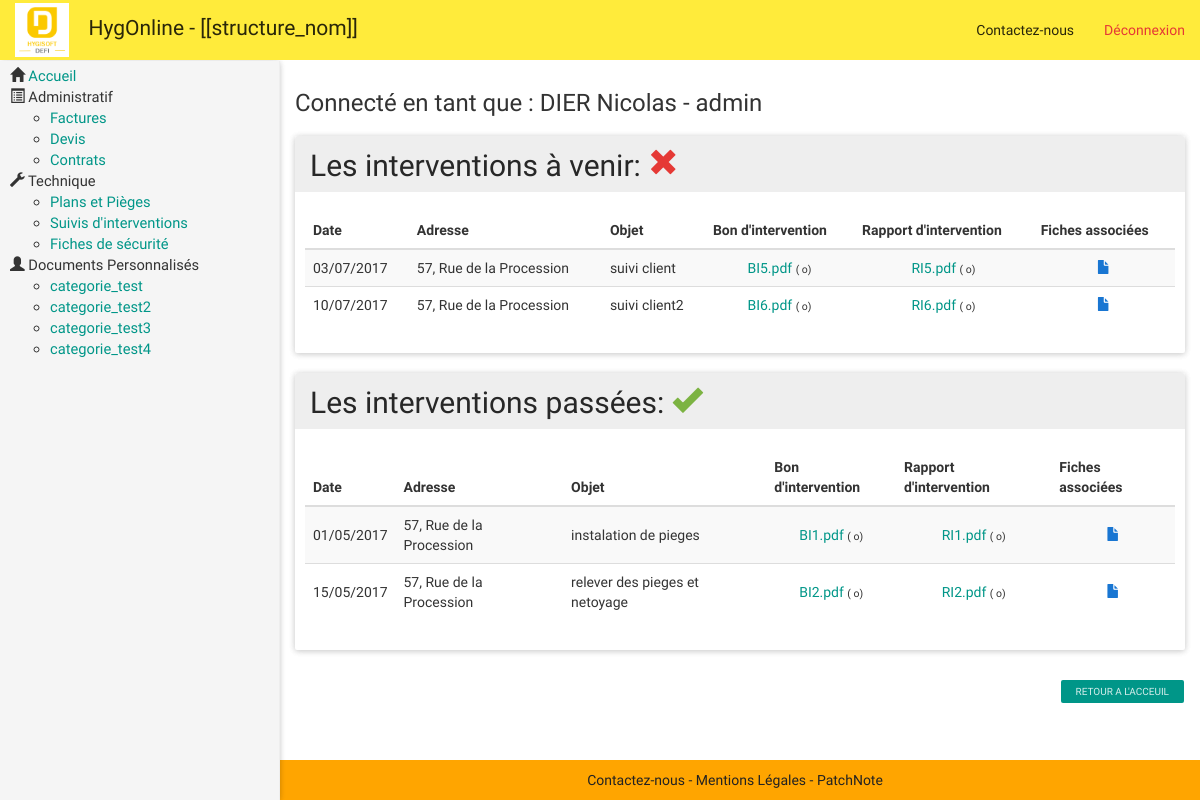
Screenshot of /hygonline_v2/public/index.php?page=fichier&categ=interv (signed in) with the database file from the repository.
### tables this page shows
CREATE TABLE `categories_perso` (
  `id_categ` int(11) NOT NULL,
  `libelle` varchar(100) NOT NULL,
  `html_header` text NOT NULL,
  `html_footer` text NOT NULL
);

CREATE TABLE `interventions` (
  `id_intervention` int(11) NOT NULL,
  `id_contrat` int(11) NOT NULL,
  `objet_interv` varchar(75) NOT NULL,
  `date_interv` date NOT NULL,
  `adresse_interv` varchar(100) NOT NULL,
  `applicateur_interv` varchar(100) NOT NULL,
  `date_bi` date NOT NULL,
  `nom_bi` varchar(100) NOT NULL,
  `lien_bi` varchar(100) NOT NULL,
  `date_ri` date NOT NULL,
  `nom_ri` varchar(100) NOT NULL,
  `lien_ri` varchar(100) NOT NULL,
  `est_effectuee` tinyint(1) NOT NULL
);

### hygonline_v2/src/requete_sql.php (called while the page is built, shortened)
<?php
	function get_db(){
		if(APPLICATION_ENV == 'production') {
			$db = new PDO('mysql:host=localhost;dbname=hyg_dev2', 'hyg_dev', 'XRcD3]+b438q_Dc');
		} else {
			$db = new PDO('mysql:host=localhost;dbname=hyg_dev2', 'root', '');
		}
		return $db;
}
function get_Categories_Perso(){
	$db = get_db();
	$sql = "SELECT * FROM categories_perso";
	$stmt = $db->prepare($sql);
	$stmt->execute();
	$data = $stmt->fetchAll(PDO::FETCH_ASSOC);
	return $data;
}
function get_interv($client_id, $effectuee = NULL, $limit=NULL){
	$db = get_db();
	$sql = "SELECT interventions.*, CURRENT_DATE, clients.nom AS nom_client,
			DATE_FORMAT(`date_interv`, '%d/%m/%Y') AS `disp_date`,
			DATE_FORMAT(CURRENT_DATE, '%d/%m/%Y') AS `curr_disp_date`,
			DATEDIFF(date_interv, CURRENT_DATE) AS days_left
			FROM interventions, contrats, clients
			WHERE interventions.id_contrat = contrats.id_contrat
			AND contrats.id_client = clients.id_client
			AND clients.id_client = :client_id";
			if (isset($effectuee)) {
				$sql = $sql . " AND interventions.est_effectuee = :effectuee";
			}
	$stmt = $db->prepare($sql);
	if (isset($effectuee)) {
		$stmt->bindValue('effectuee', $effectuee, PDO::PARAM_INT);
	}
	$stmt->bindValue('client_id', $client_id, PDO::PARAM_INT);
	$stmt->execute();
	$data = $stmt->fetchAll(PDO::FETCH_ASSOC);
	return $data;
}
function taille_fichier($file){
	$filepath = APPLICATION_PATH . "/../docs/" . $file;
	$taille = filesize($filepath);
	if ($taille >= 1048576){
		$taille = round($taille / 1048576 * 100) / 100 . " Mo";
	}
	elseif ($taille >= 1024){
		$taille = round($taille / 1024 * 100) / 100 . " Ko";
	}
	else{
		$taille = $taille . " o";
	}
	return $taille;
}
?>

### hygonline_v2/src/doc_type/suivis_intervention.php (the view, shortened to what this page needs)
<div class="panel panel-default">
	<h2 class="panel-heading">Les interventions à venir: <i class="glyphicon glyphicon-remove danger"></i> </h2>
	<div style="padding: 10px;" class="panel-body">
		<table class="table table-striped table-hover">
			<thead>
				<tr>
					<th>Date</th>
					<th>Adresse</th>
					<th>Objet</th>
					<th>Bon d'intervention</th>
					<th>Rapport d'intervention</th>
					<th>Fiches associées</th>
				</tr>
			</thead>
			<tbody>
				<?php $data = get_interv($_SESSION['user']['id_client'], 0, null); ?>
				<?php foreach ($data as $indice => $value) :?>
					<tr>
						<?php if($value['curr_disp_date'] == $value['disp_date']) :?>
							<td class="Tleft"><?php echo "aujourd'huis"; ?></td>
						<?php else :?>
							<td class="Tleft"><?php echo $value['disp_date']; ?></td>
						<?php endif; ?>
						<td class="Tleft"> <?php echo $value['adresse_interv']; ?> </td>
						<td class="Tleft"> <?php echo $value['objet_interv']; ?> </td>
						<td class="Tcenter">
							<?php
								$type = "bi";
								$size = taille_fichier($value['lien_bi']);
								echo '<a href="./download.php?file='.$value['id_intervention'].'&type='. $type .'" target="_blank">'. $value['nom_bi'] .'</a> <span style="font-size: 75%;">(' . $size . ')</span>';
							?>
						</td>
						<td class="Tcenter">
							<?php
								$type = "ri";
								$size = taille_fichier($value['lien_ri']);
								echo '<a href="./download.php?file='.$value['id_intervention'].'&type='. $type .'" target="_blank">'. $value['nom_ri'] .'</a> <span style="font-size: 75%;">(' . $size . ')</span>';
							?>
						</td>
						<td class="Tcenter"> <a href="index.php?page=fiche&id=<?php echo $value['id_intervention']; ?>"> <i class="glyphicon glyphicon-file info"></i> </a> </td>
					</tr>
				<?php endforeach; ?>
			</tbody>
		</table>
	</div>
</div>
<div class="panel panel-default">
	<h2 class="panel-heading">Les interventions passées: <i class="glyphicon glyphicon-ok success"></i> </h2>
	<div style="padding: 10px;" class="panel-body">
		<table class="table table-striped table-hover">
			<thead>
				<tr>
					<th>Date</th>
					<th>Adresse</th>
					<th>Objet</th>
					<th>Bon d'intervention</th>
					<th>Rapport d'intervention</th>
					<th>Fiches associées</th>
				</tr>
			</thead>
			<tbody>
				<?php $data = get_interv($_SESSION['user']['id_client'], 1, null); ?>
				<?php foreach ($data as $indice => $value) :?>
					<tr>
						<?php if($value['curr_disp_date'] == $value['disp_date']) :?>
							<td class="Tleft"><?php echo "aujourd'huis"; ?></td>
						<?php else :?>
							<td class="Tleft"><?php echo $value['disp_date']; ?></td>
						<?php endif; ?>
						<td class="Tleft"> <?php echo $value['adresse_interv']; ?> </td>
						<td class="Tleft"> <?php echo $value['objet_interv']; ?> </td>
						<td class="Tcenter">
							<?php
								$type = "bi";
								$size = taille_fichier($value['lien_bi']);
								echo '<a href="./download.php?file='.$value['id_intervention'].'&type='. $type .'" target="_blank">'. $value['nom_bi'] .'</a> <span style="font-size: 75%;">(' . $size . ')</span>';
							?>
						</td>
						<td class="Tcenter">
							<?php
								$type = "ri";
								$size = taille_fichier($value['lien_ri']);
								echo '<a href="./download.php?file='.$value['id_intervention'].'&type='. $type .'" target="_blank">'. $value['nom_ri'] .'</a> <span style="font-size: 75%;">(' . $size . ')</span>';
							?>
						</td>
						<td class="Tcenter"> <a href="index.php?page=fiche&id=<?php echo $value['id_intervention']; ?>"> <i class="glyphicon glyphicon-file info"></i> </a> </td>
					</tr>
				<?php endforeach; ?>
			</tbody>
		</table>
	</div>
</div>
<a href='index.php' class="btn btn-xs btn-primary Fright">Retour a l'acceuil</a>

### hygonline_v2/src/block/sidebar.php
<div id="sidebar-wrapper">
	<ul style="font-size: 105%;" class="nav sidebar-nav">
		<li>
			<span class='glyphicon glyphicon-home'></span>
			<span><a href='index.php' class='title'>Accueil</a></span>
		</li>
		<?php if ($_SESSION['user']['role']== "admin" || $_SESSION['user']['role'] == "comptable"): ?>
			<li>
				<span class="glyphicon glyphicon-list-alt"></span>
				<span class="title">Administratif</span>
			</li>
			<ul>
				<li><a href='index.php?page=fichier&categ=facture'>Factures</a></li>
				<li><a href='index.php?page=fichier&categ=devis'>Devis</a></li>
				<li><a href='index.php?page=fichier&categ=contrat'>Contrats</a></li>
			</ul>
		<?php endif; ?>
		<?php if ($_SESSION['user']['role'] == "admin" || $_SESSION['user']['role'] == "technicien"): ?>
			<li>
				 <span class='glyphicon glyphicon-wrench'></span>
				 <span class='title'>Technique</span>
			 </li>
			<ul>
				<li><a href='index.php?page=fichier&categ=plan'>Plans et Pièges</a></li>
				<li><a href='index.php?page=fichier&categ=interv'>Suivis d'interventions</a></li>
				<li><a href='index.php?page=fichier&categ=fiche'>Fiches de sécurité</a></li>
			</ul>
		<?php endif; ?>
		<li>
			<span class='glyphicon glyphicon-user'></span>
			<span class='title'>Documents Personnalisés</span>
		</li>
		<ul>
			<?php $perso = get_Categories_Perso() ?>
			<?php foreach ($perso as $indice => $categorie) :?>
				<li><a href="index.php?page=perso&id=<?php echo $categorie['id_categ']; ?>"> <?php echo $categorie['libelle']; ?> </a></li>
			<?php endforeach; ?>
		</ul>
	</ul>
</div>

### hygonline_v2/public/assets/css/styles.css (style rules this page uses)
body { padding-top: 60px; }
.table>tbody>tr>td { vertical-align: middle; }
#sidebar-wrapper { position: fixed; top: 61px; bottom: 0; display: block; z-index: 1000; left: 300px; margin-left: -300px; width: 0px; overflow-y: auto; overflow-x: hidden; background-color: #f5f5f5; border-right: 1px solid #eee; -webkit-transition: all 0.4s ease; -moz-transition: all 0.4s ease; -o-transition: all 0.4s ease; transition: all 0.4s ease; box-shadow: 0 1px 6px 0 rgba(0,0,0,.12),0 1px 6px 0 rgba(0,0,0,.12); }
#wrapper.toggled #sidebar-wrapper { width: 280px; padding: 5px 20px 20px 30px; }
.sidebar-nav { width:300px; margin-right: -21px; margin-bottom: 20px; margin-left: -20px; }
.sidebar-nav:last-child { margin-bottom: 0px; }
.success { color: #7CB342 !important; }
.danger { color: #e53935 !important; }
.info { color: #1976D2 !important; }
.Tleft { text-align: left; }
.Tcenter { text-align: center; }
.Fright { float: right; }

### rows the page displays
categories_perso: libelle "categorie_test"
categories_perso: libelle "categorie_test2"
categories_perso: libelle "categorie_test3"
categories_perso: libelle "categorie_test4"
interventions: disp_date "03/07/2017", adresse_interv "57, Rue de la Procession", objet_interv "suivi client", nom_bi "BI5.pdf", lien_bi "o", nom_ri "RI5.pdf", lien_ri "o"
interventions: disp_date "10/07/2017", adresse_interv "57, Rue de la Procession", objet_interv "suivi client2", nom_bi "BI6.pdf", lien_bi "o", nom_ri "RI6.pdf", lien_ri "o"
interventions: disp_date "01/05/2017", adresse_interv "57, Rue de la Procession", objet_interv "instalation de pieges", nom_bi "BI1.pdf", lien_bi "o", nom_ri "RI1.pdf", lien_ri "o"
interventions: disp_date "15/05/2017", adresse_interv "57, Rue de la Procession", objet_interv "relever des pieges et netoyage", nom_bi "BI2.pdf", lien_bi "o", nom_ri "RI2.pdf", lien_ri "o"

### other values shown
$nom_entreprise "[[structure_nom]]"
$_SESSION['user']['nom'] "DIER Nicolas"
$_SESSION['user']['role'] "admin"
